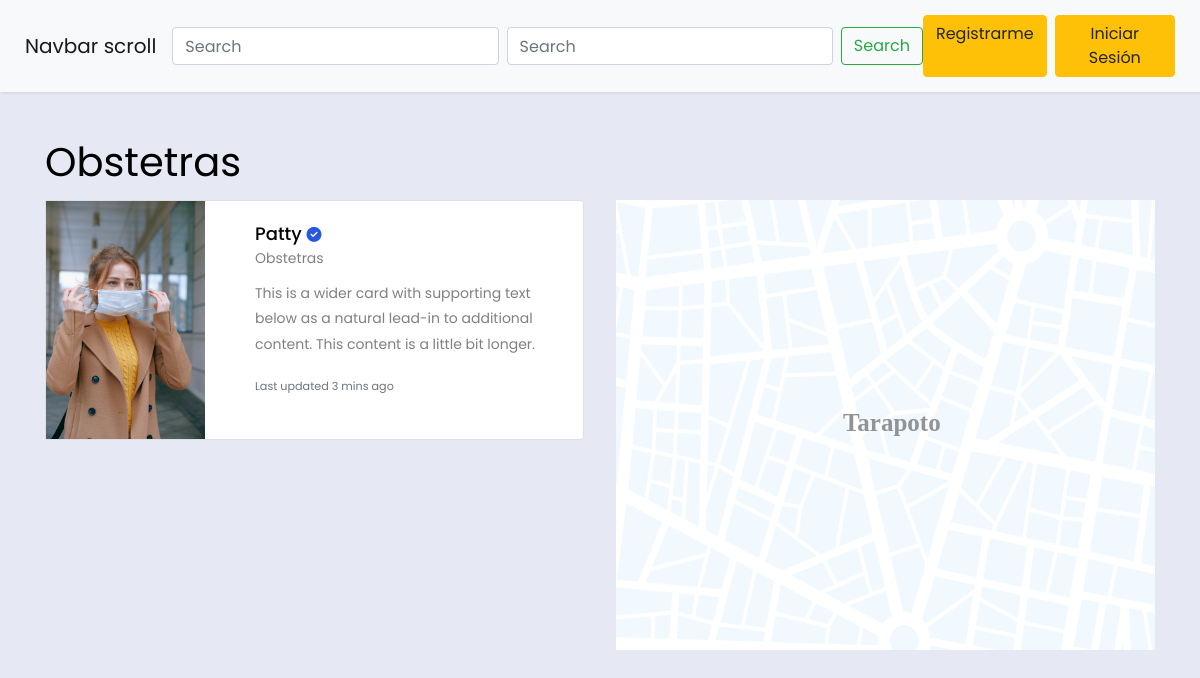
Screenshot of /list-especialidad/obstetras/ with the database file from the repository.
### Doctores/models.py (models this page shows, shortened)
class EspecialidadesModels(models.Model):
    nombre_especialidad  =  models.CharField(max_length=155)
    descripcion = models.TextField(blank=True, null=True)
    codigo = models.CharField(max_length=10, unique=True)
    estado = models.BooleanField(default=True)
    slug = models.SlugField(unique=True, blank=True,)
    class Meta:
        verbose_name = "Especialidad Médica"
        verbose_name_plural = "Especialidades Médicas"
        ordering = ['nombre_especialidad']

class DoctorModels(models.Model):
    picture =  models.ImageField(upload_to='Imagenes-Medicos')
    nombre_completo =  models.CharField(max_length=255)
    apellido  = models.CharField(max_length=255, null=True)
    tipo_documento = models.CharField(max_length=11, choices=[('DNI','DNI'), ('PASAPORTE', 'Pasaporte'),('CARNET EXT', 'Carnet de Extranjería')], default='DNI')
    numero_documento =  models.IntegerField(null=True)
    Genero = models.CharField(max_length=1, choices=[('M', 'Masculino'),('F', 'Femenino')], default='M')
    especialidad = models.ForeignKey('EspecialidadesModels', on_delete=models.CASCADE, null=True)
    cmp = models.IntegerField()
    experiencia = models.IntegerField()
    ciudad =  models.CharField(max_length=150)
    edad =  models.IntegerField()
    telefono =  models.IntegerField(null=123456789)
    correo_electronico =  models.CharField(max_length=255)
    estado =  models.BooleanField(default=True)
    class Meta:
        verbose_name = 'Doctor'
        verbose_name_plural = 'Doctores'

### Base/views.py (the view)
# urls.py: path('list-especialidad/<slug:slug>/', ListEspecialistas.as_view(), name='list-especialidad'),
class ListEspecialistas(generic.ListView):
    model = EspecialidadesModels
    context_object_name = 'especialistas'
    template_name = 'base/list-especialistas.html'
    def get_queryset(self):
        return DoctorModels.objects.filter(especialidad__slug=self.kwargs['slug'])
    def get_context_data(self, **kwargs):
        context = super().get_context_data(**kwargs)
        context['especialidad'] = EspecialidadesModels.objects.get(slug=self.kwargs['slug'])
        return context

### Base/templates/base/list-especialistas.html (shortened to what this page needs)
{% extends 'base/especialidades.html' %}
{% load static %}
{% block content-especialidades %}
<h1>{{especialidad.nombre_especialidad }}</h1>
<div class="cont-esp-list">
    <div>
        {% if not especialistas %}
        No found Data {{especialidad.nombre_especialidad}}
        {% else %}
        {% for esc in especialistas %}
        <div>
            <div class="card mb-3" style="max-width: 540px;">
                <div class="row g-0">
                    <div class="col-md-4">
                        <img src="{{ esc.picture.url }}" class="img-fluid rounded-start" alt="...">
                    </div>
                    <div class="col-md-8">
                        <div class="card-body">
                            <div style="margin-bottom: 10px;">
                                <h5 class="card-title">{{ esc.nombre_completo }}&nbsp;<i
                                        class="fa-solid fa-circle-check" style="color: #2658e0; font-size: 15px;"></i>
                                </h5>
                                <span>{{especialidad.nombre_especialidad}}</span>
                            </div>
                            <p class="card-text">This is a wider card with supporting text below as a natural lead-in to
                                additional content. This content is a little bit longer.</p>
                            <p class="card-text"><small class="text-muted">Last updated 3 mins ago</small></p>
                        </div>
                    </div>
                </div>
            </div>
        </div>
        {% endfor %}
    </div>
    <div class="cont-esp-map">
        <img class="img-map" src="{% static 'images/Grupo 3585 (1).svg' %}" alt="">
    </div>
    {% endif %}
</div>
{% endblock %}

### static/css/especialidades.css (style rules this page uses)
body.body-esp-ge { background-color: #E6E8F4; }
h5.card-title { margin: 0px !important; font: 500 18px/25px 'poppins',sans-serif; }
img.img-map { object-fit: cover; max-height: 450px; width: 100%; }
div.cont-esp-list { display: grid; gap: 2rem; grid-template-columns: repeat( auto-fit, minmax(500px, 1fr)); }

### rows the page displays
EspecialidadesModels: nombre_especialidad "Obstetras"
DoctorModels: picture (picture), nombre_completo "Patty"
